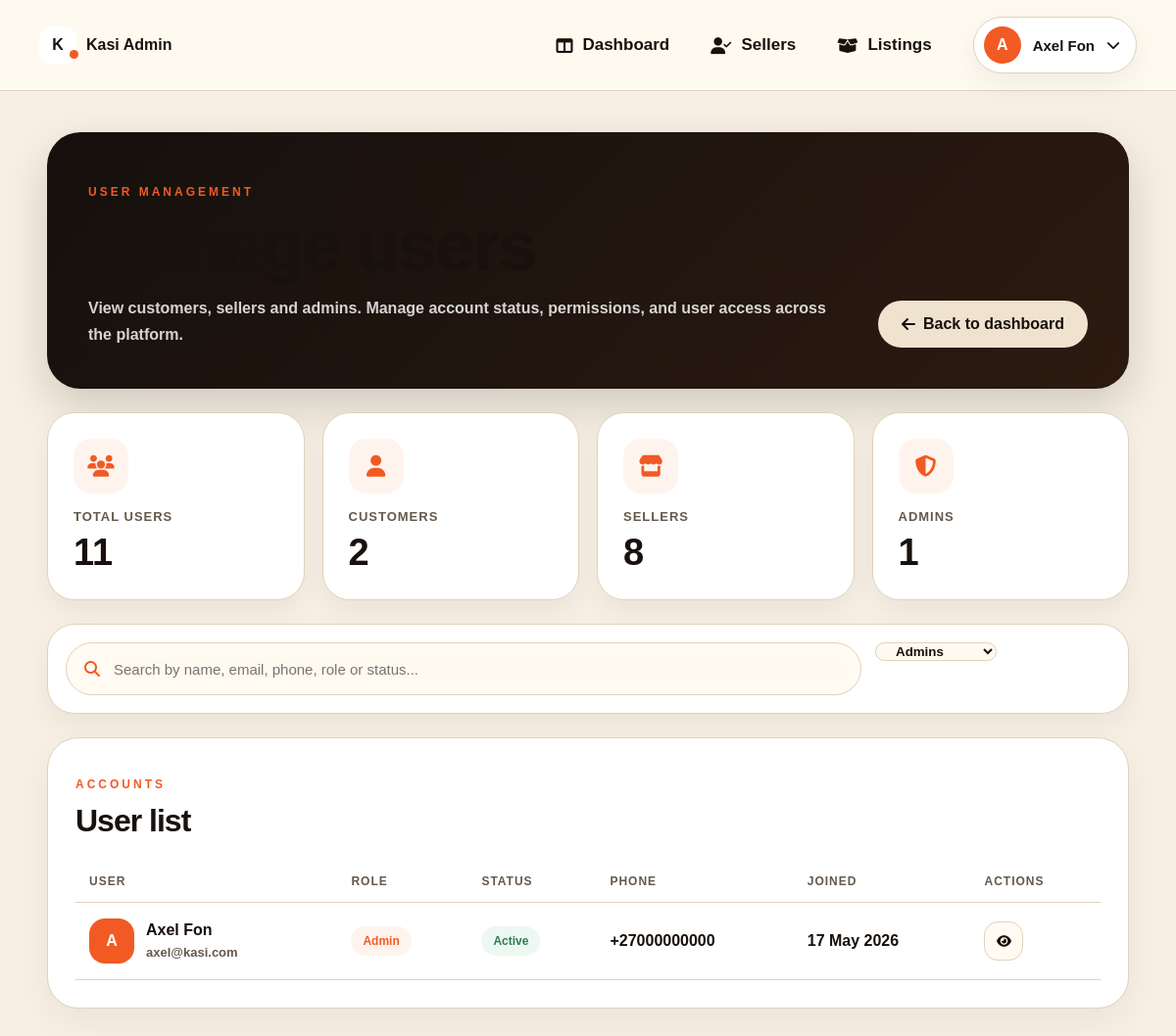
Screenshot of /pages/manage-users.php?role=admin (signed in) with the database file from the repository.
### tables this page shows
CREATE TABLE `users` (
  `id` int(11) NOT NULL,
  `full_name` varchar(120) NOT NULL,
  `email` varchar(150) NOT NULL,
  `phone` varchar(30) NOT NULL,
  `password_hash` varchar(255) NOT NULL,
  `role` enum('customer','seller','admin') NOT NULL DEFAULT 'customer',
  `status` enum('active','pending','blocked') NOT NULL DEFAULT 'active',
  `created_at` timestamp NOT NULL DEFAULT current_timestamp()
);

### pages/manage-users.php (the view, shortened to what this page needs)
<?php
require_once "../includes/db.php";
$fullName = $_SESSION["full_name"] ?? "Admin";
$initial = strtoupper(substr($fullName, 0, 1));
$filter = $_GET["role"] ?? "all";
$search = trim($_GET["q"] ?? "");
$sql = "
  SELECT id, full_name, email, phone, role, status, created_at
  FROM users
  WHERE 1 = 1
";
$params = [];
if ($filter !== "all") {
  $sql .= " AND role = ?";
  $params[] = $filter;
}
$sql .= " ORDER BY created_at DESC";
$stmt = $pdo->prepare($sql);
$stmt->execute($params);
$users = $stmt->fetchAll(PDO::FETCH_ASSOC);
$totalUsers = (int)$pdo->query("SELECT COUNT(*) FROM users")->fetchColumn();
$totalCustomers = (int)$pdo->query("SELECT COUNT(*) FROM users WHERE role = 'customer'")->fetchColumn();
$totalSellers = (int)$pdo->query("SELECT COUNT(*) FROM users WHERE role = 'seller'")->fetchColumn();
$totalAdmins = (int)$pdo->query("SELECT COUNT(*) FROM users WHERE role = 'admin'")->fetchColumn();
function roleClass($role) {
  if ($role === "admin") return "admin";
  return "customer";
}
function statusClass($status) {
  if ($status === "active") return "active";
  return "blocked";
}
?>
<!DOCTYPE html>
<html lang="en">
<head>
  <link rel="stylesheet" href="../assets/css/style.css?v=630">
  <link rel="stylesheet" href="../assets/css/manage-users.css?v=3">
  <link rel="stylesheet"
  href="https://cdnjs.cloudflare.com/ajax/libs/font-awesome/6.5.1/css/all.min.css">
</head>
<body>
<header class="site-header">
  <div class="container nav-row">
    <div class="logo">
      <div class="logo-mark">K</div>
      <span>Kasi Admin</span>
    </div>
    <nav class="main-nav logged-nav">
      <a href="admin-dashboard.php">
        <i class="fa-solid fa-table-columns"></i>
        Dashboard
      </a>
      <a href="approve-sellers.php">
        <i class="fa-solid fa-user-check"></i>
        Sellers
      </a>
      <a href="approve-listings.php">
        <i class="fa-solid fa-box-open"></i>
        Listings
      </a>
      <div class="profile-menu">
        <button class="profile-toggle" type="button">
          <span class="profile-avatar-sm">
            <?= htmlspecialchars($initial) ?>
          </span>
          <span class="profile-name">
            <?= htmlspecialchars($fullName) ?>
          </span>
          <i class="fa-solid fa-chevron-down"></i>
        </button>
      </div>
    </nav>
  </div>
</header>
<main class="users-page">
  <div class="users-container">
    <section class="users-hero">
      <div>
        <p class="eyebrow">USER MANAGEMENT</p>
        <h1>Manage users</h1>
        <p>
          View customers, sellers and admins.
          Manage account status, permissions,
          and user access across the platform.
        </p>
      </div>
      <a href="admin-dashboard.php" class="btn btn-light">
        <i class="fa-solid fa-arrow-left"></i>
        Back to dashboard
      </a>
    </section>
    <section class="users-stats">
      <div class="user-stat-card">
        <i class="fa-solid fa-users"></i>
        <span>Total Users</span>
        <strong><?= (int)$totalUsers ?></strong>
      </div>
      <div class="user-stat-card">
        <i class="fa-solid fa-user"></i>
        <span>Customers</span>
        <strong><?= (int)$totalCustomers ?></strong>
      </div>
      <div class="user-stat-card">
        <i class="fa-solid fa-store"></i>
        <span>Sellers</span>
        <strong><?= (int)$totalSellers ?></strong>
      </div>
      <div class="user-stat-card">
        <i class="fa-solid fa-shield-halved"></i>
        <span>Admins</span>
        <strong><?= (int)$totalAdmins ?></strong>
      </div>
    </section>
    <section class="users-toolbar">
      <form class="users-search" action="manage-users.php" method="GET">
        <i class="fa-solid fa-magnifying-glass"></i>
        <input
          type="text"
          name="q"
          value="<?= htmlspecialchars($search) ?>"
          placeholder="Search by name, email, phone, role or status..."
        >
      </form>
      <form action="manage-users.php" method="GET">
        <select name="role" onchange="this.form.submit()">
          <option value="admin" <?= $filter === "admin" ? "selected" : "" ?>>Admins</option>
        </select>
      </form>
    </section>
    <section class="users-table-card">
      <div class="table-head">
        <div>
          <p class="eyebrow">ACCOUNTS</p>
          <h2>User list</h2>
        </div>
      </div>
      <?php if (count($users) === 0): ?>
        <div class="empty-admin-state">
          <i class="fa-solid fa-users"></i>
          <h3>No users found</h3>
          <p>Try another search or role filter.</p>
        </div>
      <?php else: ?>
        <div class="users-table-wrap">
          <table class="users-table">
            <thead>
              <tr>
                <th>User</th>
                <th>Role</th>
                <th>Status</th>
                <th>Phone</th>
                <th>Joined</th>
                <th>Actions</th>
              </tr>
            </thead>
            <tbody>
              <?php foreach ($users as $user): ?>
                <?php
                  $userInitial = strtoupper(substr($user["full_name"], 0, 1));
                ?>
                <tr>
                  <td>
                    <div class="user-cell">
                      <div class="user-avatar">
                        <?= htmlspecialchars($userInitial) ?>
                      </div>
                      <div>
                        <strong><?= htmlspecialchars($user["full_name"]) ?></strong>
                        <span><?= htmlspecialchars($user["email"]) ?></span>
                      </div>
                    </div>
                  </td>
                  <td>
                    <span class="role-pill <?= htmlspecialchars(roleClass($user["role"])) ?>">
                      <?= ucfirst(htmlspecialchars($user["role"])) ?>
                    </span>
                  </td>
                  <td>
                    <span class="status-pill <?= htmlspecialchars(statusClass($user["status"])) ?>">
                      <?= ucfirst(htmlspecialchars($user["status"])) ?>
                    </span>
                  </td>
                  <td><?= htmlspecialchars($user["phone"] ?: "N/A") ?></td>
                  <td>
                    <?= htmlspecialchars(date("d M Y", strtotime($user["created_at"]))) ?>
                  </td>
                  <td>
                    <div class="table-actions">
                      <button class="icon-btn" type="button" title="View user">
                        <i class="fa-solid fa-eye"></i>
                      </button>
                    </div>
                  </td>
                </tr>
              <?php endforeach; ?>
            </tbody>
          </table>
        </div>
      <?php endif; ?>
    </section>
  </div>
</main>
</body>
</html>

### assets/css/style.css (style rules this page uses)
:root { --bg:#f5efe6; --card:#fffaf4; --dark:#18110d; --text:#18110d; --muted:#6b5d50; --line:#eadfd2; --orange:#ff5a1f; }
:root { --bg: #f7efe3; --card: #fffaf0; --dark: #18100b; --brown: #3a2416; --orange: #f25a24; --gold: #f4b532; --green: #2f7d57; --muted: #8b7b68; --line: #e0d2be; --white: #ffffff; --shadow: 0 20px 60px rgba(0,0,0,0.18); }
* { box-sizing: border-box; }
html, body { margin: 0; padding: 0; }
body { font-family: Arial, Helvetica, sans-serif; background: var(--bg); color: var(--dark); }
a { text-decoration: none; color: inherit; }
button, input, select, textarea { font-family: inherit; }
.container { width: min(1180px, calc(100% - 80px)); margin: 0 auto; }
.logo { display: flex; align-items: center; gap: 10px; font-weight: 900; white-space: nowrap; }
.logo-mark { width: 38px; height: 38px; border-radius: 12px; background: var(--white); color: var(--dark); display: grid; place-items: center; font-weight: 900; position: relative; }
.logo-mark::after { content: ""; width: 9px; height: 9px; background: var(--orange); border-radius: 50%; position: absolute; right: -2px; bottom: 5px; }
.btn { border: none; border-radius: 999px; padding: 15px 24px; font-weight: 900; cursor: pointer; min-height: 48px; display: inline-flex; align-items: center; justify-content: center; gap: 8px; }
.btn-light { background: #efe2cf; color: var(--dark); }
.eyebrow { color: var(--orange); font-size: 12px; font-weight: 900; letter-spacing: 3px; }
.site-header { background: var(--bg); border-bottom: 1px solid var(--line); position: sticky; top: 0; z-index: 9999; overflow: visible !important; }
.site-header .container, .nav-row, .logged-nav, .profile-menu { overflow: visible !important; }
.nav-row { min-height: 92px; display: flex; align-items: center; justify-content: space-between; gap: 24px; }
.main-nav, .logged-nav { display: flex; align-items: center; gap: 42px; flex-wrap: nowrap; }
.logged-nav a, .main-nav a { display: inline-flex; align-items: center; gap: 10px; font-size: 17px; font-weight: 900; color: var(--dark); white-space: nowrap; }
.profile-menu { position: relative; z-index: 10000; }
.profile-toggle { height: 62px; padding: 0 20px 0 12px; border: 1px solid var(--line); background: #fff; border-radius: 999px; display: inline-flex; align-items: center; gap: 14px; cursor: pointer; font-size: 17px; font-weight: 900; color: var(--dark); white-space: nowrap; box-shadow: 0 10px 30px rgba(0,0,0,0.06); }
.profile-avatar-sm { width: 42px; height: 42px; border-radius: 50%; background: var(--orange); color: #fff; display: grid; place-items: center; font-size: 18px; font-weight: 900; }
.profile-toggle { height: 58px !important; padding: 0 16px 0 10px !important; gap: 12px !important; }
.profile-avatar-sm { width: 38px !important; height: 38px !important; font-size: 16px !important; }
.profile-name { font-size: 15px !important; font-weight: 800 !important; }
.profile-toggle i { font-size: 14px !important; }
.profile-menu { margin-left: auto; }
html, body { background:var(--bg); color:var(--text); transition:.25s ease; }
.site-header, .profile-card, .dashboard-card, .checkout-card, .product-info-panel, .details-card, .shop-card, .category-card, .admin-card, .seller-card { background:var(--card) !important; border-color:var(--line) !important; }
h1,h2,h3,h4,h5,h6, .logo span, .main-nav a, .profile-name { color:var(--text) !important; }
p, span, small, label { color:var(--muted); }
.form-control, input, select, textarea { background:var(--card) !important; color:var(--text) !important; border-color:var(--line) !important; }
.eyebrow, .section-link, .price-row strong, .shop-info strong { color:var(--orange) !important; }

### rows the page displays
users: full_name "A", full_name "Axel Fon", email "axel@kasi.com", role "Admin", status "Active", phone "+27000000000", created_at "17 May 2026"

### other values shown
$initial "A"
$fullName "Axel Fon"
$totalUsers "11"
$totalCustomers "2"
$totalSellers "8"
$totalAdmins "1"
